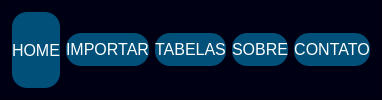
     <widget class="QFrame" name="frame">
      <property name="styleSheet">
       <string notr="true">background-color: rgb(0, 0, 20);
</string>
      </property>
      <property name="frameShape">
       <enum>QFrame::StyledPanel</enum>
      </property>
      <property name="frameShadow">
       <enum>QFrame::Raised</enum>
      </property>
      <layout class="QHBoxLayout" name="horizontalLayout">
       <item>
        <widget class="QPushButton" name="btn_home">
         <property name="sizePolicy">
          <sizepolicy hsizetype="Preferred" vsizetype="Preferred">
           <horstretch>0</horstretch>
           <verstretch>0</verstretch>
          </sizepolicy>
         </property>
         <property name="minimumSize">
          <size>
           <width>0</width>
           <height>35</height>
          </size>
         </property>
         <property name="styleSheet">
          <string notr="true">QPushButton{
	color: rgb(255, 255, 255);
	 border-radius: 1px;
	 font-size: 16px;
	 background-color: rgb(0, 80, 121);
     border-radius: 15px;
}

QPushButton:hover{background-color: #fff; color:black}
</string>
         </property>
         <property name="text">
          <string>HOME</string>
         </property>
        </widget>
       </item>
       <item>
        <widget class="QPushButton" name="btn_pg_import">
         <property name="minimumSize">
          <size>
           <width>0</width>
           <height>33</height>
          </size>
         </property>
         <property name="cursor">
          <cursorShape>PointingHandCursor</cursorShape>
         </property>
         <property name="styleSheet">
          <string notr="true">QPushButton{
	color: rgb(255, 255, 255);
	 border-radius: 1px;
	 font-size: 16px;
	 background-color: rgb(0, 80, 121);
     border-radius: 15px;
}

QPushButton:hover{background-color: #fff; color:black}
</string>
         </property>
         <property name="text">
          <string>IMPORTAR</string>
         </property>
        </widget>
       </item>
       <item>
        <widget class="QPushButton" name="btn_tables">
         <property name="minimumSize">
          <size>
           <width>0</width>
           <height>33</height>
          </size>
         </property>
         <property name="styleSheet">
          <string notr="true">QPushButton{
	color: rgb(255, 255, 255);
	 border-radius: 1px;
	 font-size: 16px;
	 background-color: rgb(0, 80, 121);
     border-radius: 15px;
}

QPushButton:hover{background-color: #fff; color:black}
</string>
         </property>
         <property name="text">
          <string>TABELAS</string>
         </property>
        </widget>
       </item>
       <item>
        <widget class="QPushButton" name="btn_sobre">
         <property name="minimumSize">
          <size>
           <width>0</width>
           <height>33</height>
          </size>
         </property>
         <property name="styleSheet">
          <string notr="true">QPushButton{
	color: rgb(255, 255, 255);
	 border-radius: 1px;
	 font-size: 16px;
	 background-color: rgb(0, 80, 121);
     border-radius: 15px;
}

QPushButton:hover{background-color: #fff; color:black}
</string>
         </property>
         <property name="text">
          <string>SOBRE</string>
         </property>
        </widget>
       </item>
       <item>
        <widget class="QPushButton" name="btn_contato">
         <property name="minimumSize">
          <size>
           <width>0</width>
           <height>33</height>
          </size>
         </property>
         <property name="styleSheet">
          <string notr="true">QPushButton{
	color: rgb(255, 255, 255);
	 border-radius: 1px;
	 font-size: 16px;
	 background-color: rgb(0, 80, 121);
     border-radius: 15px;
}

QPushButton:hover{background-color: #fff; color:black}
</string>
         </property>
         <property name="text">
          <string>CONTATO</string>
         </property>
        </widget>
       </item>
      </layout>
     </widget>
